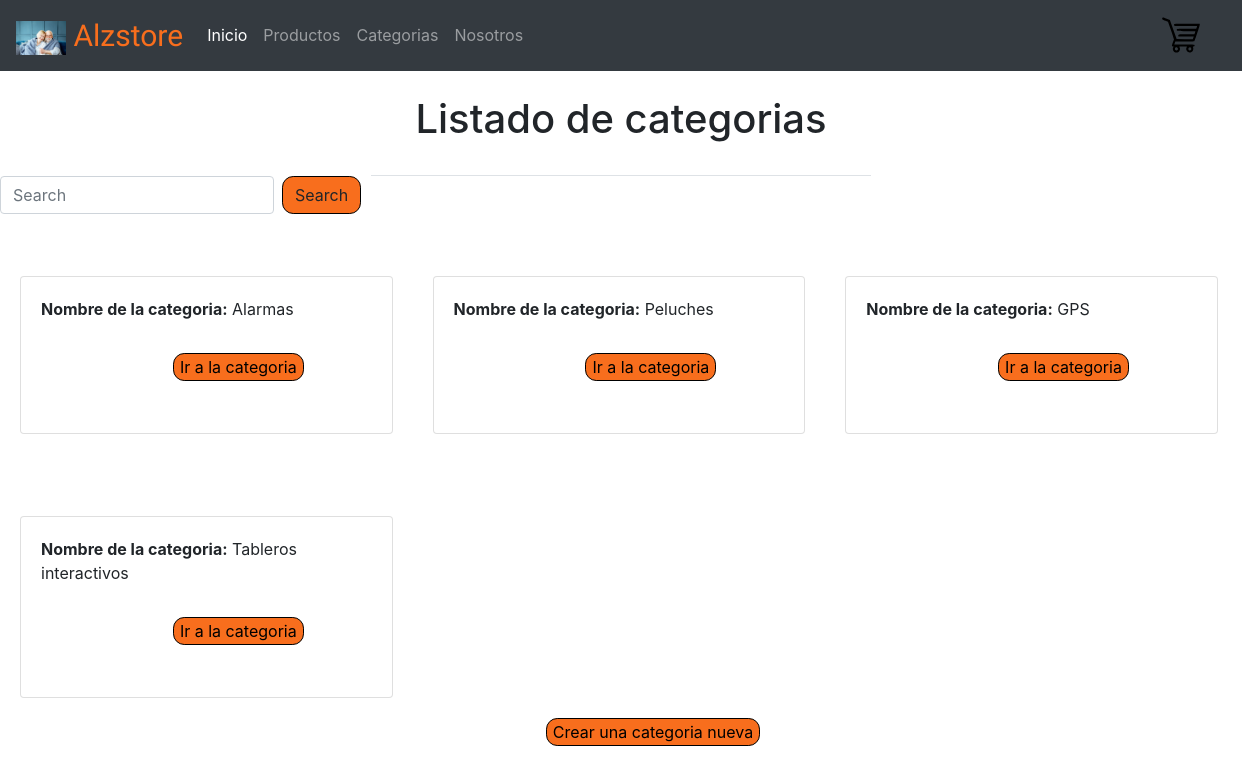
The app's page /Products/list-categories/ with its own data.
### Products/models.py (models this page shows)
class Categories(models.Model):
    name = models.CharField( max_length=20, unique=True)

### Products/views.py (the view)
# urls.py: path('list-categories/', list_categories),
def list_categories(request):
    if 'search' in request.GET:
        search = request.GET['search']
        list_of_categories = Categories.objects.filter(name__icontains=search)
    else:
        list_of_categories = Categories.objects.all()
    context={
            "list_of_categories": list_of_categories
    }
    return render (request, 'categories/list-categories.html', context=context)

### templates/categories/list-categories.html (shortened to what this page needs)
{% extends 'base.html' %}  {% block contenedor %}
<div class="mx-auto border-bottom py-4 text-center" style="width: 500px">
  <h1>Listado de categorias</h1>
</div>
<form class="form-inline my-2 my-lg-0" action="" method="GET">
  <input
    class="form-control mr-sm-2"
    type="search"
    placeholder="Search"
    aria-label="Search"
    name="search"
  />
  <button class="btn btn-gral my-2 my-sm-0" type="submit">Search</button>
</form>
{% for category in list_of_categories%}
<div class="card" style="width: 30%; float: left; margin: 20px; margin-top: 5%">
  <div class="card-body">
    <p>
      <span class="font-weight-bold">Nombre de la categoria:</span>
      {{category.name}}
    </p>
    <div class="btn-container">
      <a href="/Products/list-products?category={{category.name}}">
        <button class="btn-gral">Ir a la categoria</button>
      </a>
    </div>
  </div>
</div>
{% endfor %}
<div class="btn-container">
  <a href="/Products/create-category/">
    <button class="btn-gral">Crear una categoria nueva</button>
  </a>
</div>
{% endblock %}

### static/css/style.css (style rules this page uses)
.btn-gral { border-radius: 0.7rem; background-color: rgb(248, 110, 29); border: 1px solid black; }
.btn-container { width: 100%; display: flex; justify-content: center; margin: 2rem; }

### records on screen
Categories: name "Alarmas"
Categories: name "Peluches"
Categories: name "GPS"
Categories: name "Tableros interactivos"
